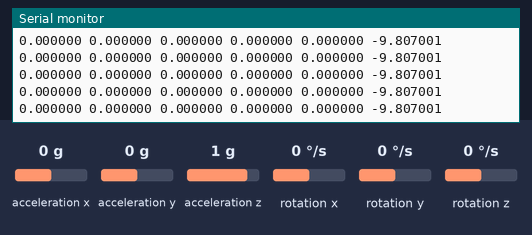
Recording of a sketch running on a simulated Arduino Uno, built with avr-gcc and run on an emulated ATmega328P. Parts: the last lines printed to the serial monitor. The test bench sets the inputs (shaded band); at power-on: acceleration z 1 g, acceleration x 0 g, acceleration y 0 g, rotation x 0 °/s, rotation y 0 °/s, rotation z 0 °/s.

Above: at 1.2 s.
1.3 s: acceleration z set to -1.4 g
At 1.8 s:
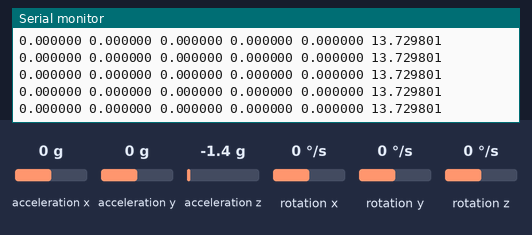
4.3 s: acceleration x set to -1.4 g
At 5.1 s:
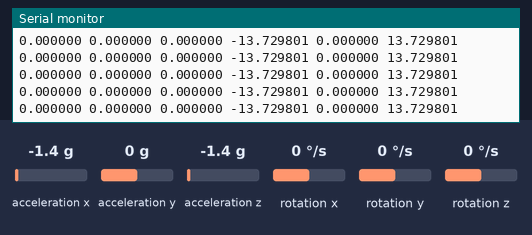
5.8 s: acceleration y set to -1.4 g
At 6.8 s:
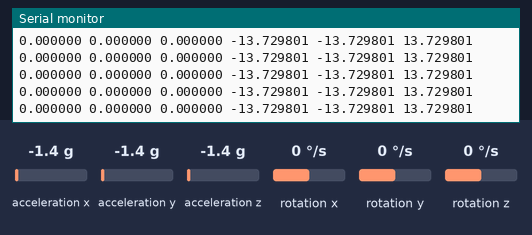
8.8 s: acceleration y set to -0.8 g
At 9.3 s:
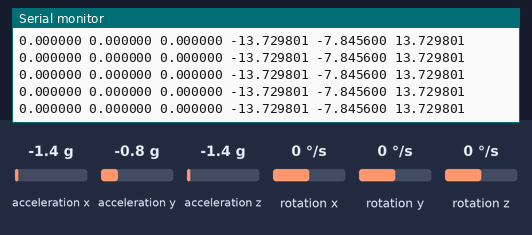
11.8 s: acceleration y set to 1.4 g
At 12.8 s:
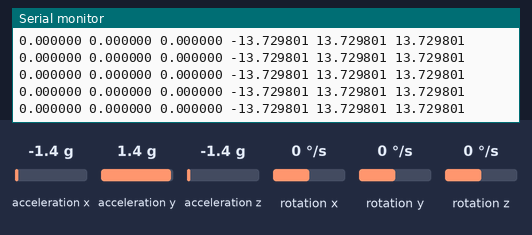
Timing chart, 0 to 14.8 s (numbered marks = the images above; inputs shaded):
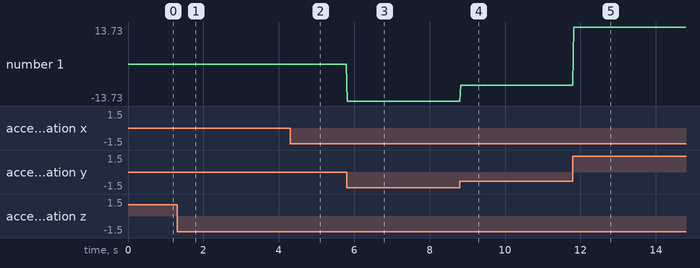

Measured:
- after the input at 1.3 s, the serial monitor: prints a new line at once (image 1)
- after the input at 4.3 s, the serial monitor: prints a new line at once (image 2)
- after the input at 5.8 s, the serial monitor: prints a new line at once (image 3)
- after the input at 8.8 s, the serial monitor: prints a new line at once (image 4)
- after the input at 11.8 s, the serial monitor: prints a new line at once (image 5)
- plotted number 1: -13.73 → -7.85 after the input at 8.8 s

The sketch:

gestureController.ino
```cpp
#include <MPU9250.h>

// an MPU9250 object with the MPU-9250 sensor on I2C bus 0 with address 0x68
MPU9250 IMU(Wire,0x68);
int status;

void setup() {
  // serial to display data
  Serial.begin(115200);
  while(!Serial) {}

  // start communication with IMU
  status = IMU.begin();
  if (status < 0) {
    Serial.println("IMU initialization unsuccessful");
    Serial.println("Check IMU wiring or try cycling power");
    Serial.print("Status: ");
    Serial.println(status);
    while(1) {}
  }
}

void loop() {
  // read the sensor
  IMU.readSensor();
  Serial.print(IMU.getGyroX_rads(),6);
  Serial.print(" ");
  Serial.print(IMU.getGyroZ_rads(),6);
  Serial.print(" ");
  Serial.print(IMU.getGyroY_rads(),6);
  Serial.print(" ");
  Serial.print(IMU.getAccelX_mss(),6);
  Serial.print(" ");
  Serial.print(IMU.getAccelY_mss(),6);
  Serial.print(" ");
  Serial.println(IMU.getAccelZ_mss(),6);
//  Serial.print("\t");
//  Serial.print("\t");
//  Serial.print(IMU.getMagX_uT(),6);
//  Serial.print("\t");
//  Serial.print(IMU.getMagY_uT(),6);
//  Serial.print("\t");
//  Serial.print(IMU.getMagZ_uT(),6);
//  Serial.print("\t");
//  Serial.println(IMU.getTemperature_C(),6);
  delay(10);
}
```
